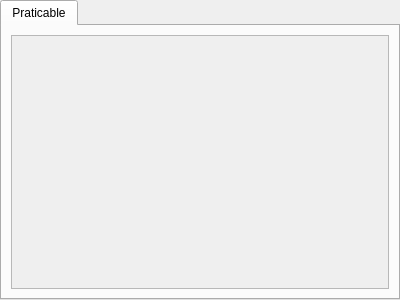
<?xml version="1.0" encoding="UTF-8"?>
<ui version="4.0">
 <class>WidgetTilesetSettings</class>
 <widget class="QWidget" name="WidgetTilesetSettings">
  <property name="geometry">
   <rect>
    <x>0</x>
    <y>0</y>
    <width>400</width>
    <height>300</height>
   </rect>
  </property>
  <property name="windowTitle">
   <string>Form</string>
  </property>
  <layout class="QGridLayout" name="gridLayout">
   <property name="leftMargin">
    <number>0</number>
   </property>
   <property name="topMargin">
    <number>0</number>
   </property>
   <property name="rightMargin">
    <number>0</number>
   </property>
   <property name="bottomMargin">
    <number>0</number>
   </property>
   <item row="0" column="0">
    <widget class="QTabWidget" name="tabWidget">
     <property name="currentIndex">
      <number>0</number>
     </property>
     <widget class="QWidget" name="tab">
      <attribute name="title">
       <string>Praticable</string>
      </attribute>
      <layout class="QGridLayout" name="gridLayout_2">
       <item row="0" column="0">
        <widget class="QScrollArea" name="scrollArea">
         <property name="widgetResizable">
          <bool>true</bool>
         </property>
         <widget class="WidgetTilesetPraticable" name="widgetTilesetPraticable">
          <property name="geometry">
           <rect>
            <x>0</x>
            <y>0</y>
            <width>376</width>
            <height>249</height>
           </rect>
          </property>
         </widget>
        </widget>
       </item>
      </layout>
     </widget>
    </widget>
   </item>
  </layout>
 </widget>
 <customwidgets>
  <customwidget>
   <class>WidgetTilesetPraticable</class>
   <extends>QWidget</extends>
   <header>widgettilesetpraticable.h</header>
   <container>1</container>
  </customwidget>
 </customwidgets>
 <resources/>
 <connections/>
</ui>
